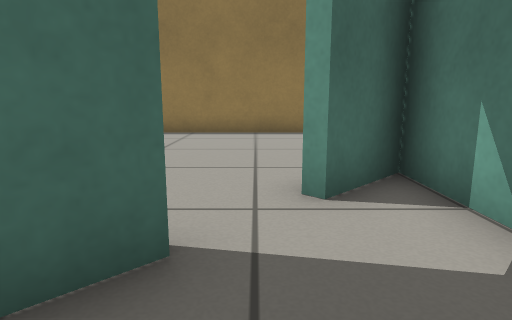
View 1 (above)

20 first-person views from a walk through a world built for the Gazebo simulator. The camera is 0.5 m above the floor, tilts 10° down and sees 75° across. The floor is counted in squares, 0.5 m on a side. Each view is taken from the middle of a square. On the plan, view 1 faces up. The plan holds only what a view shows up to about 12 squares ahead; the rest is blank.

View 2
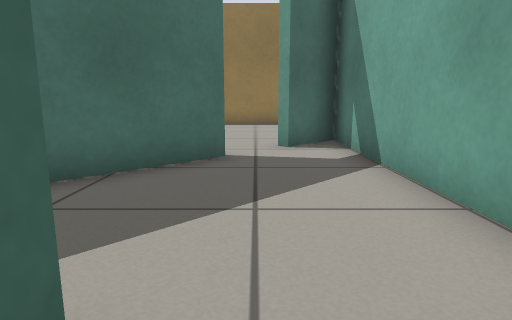

View 3
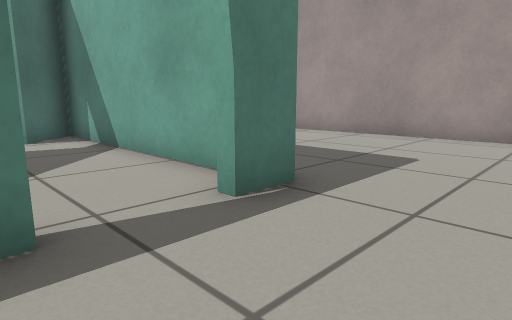

View 4
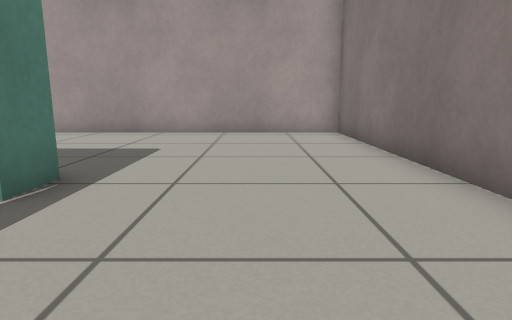

View 5
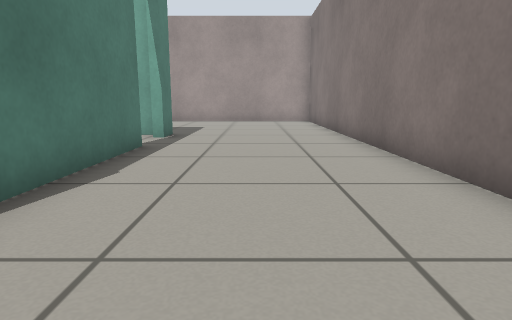

View 6
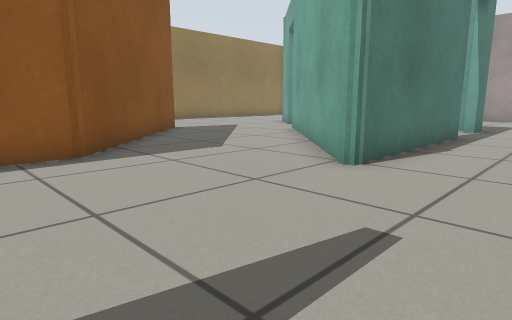

View 7
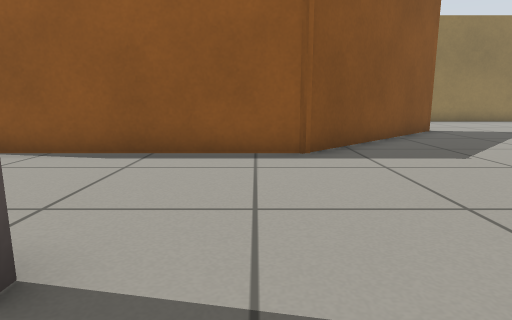

View 8
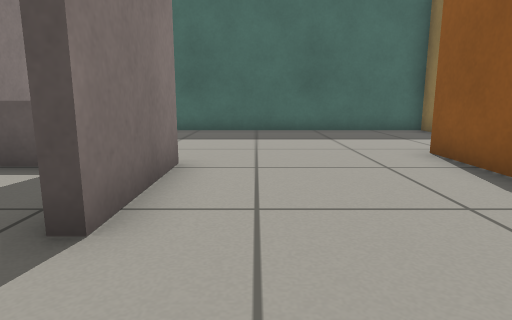

View 9
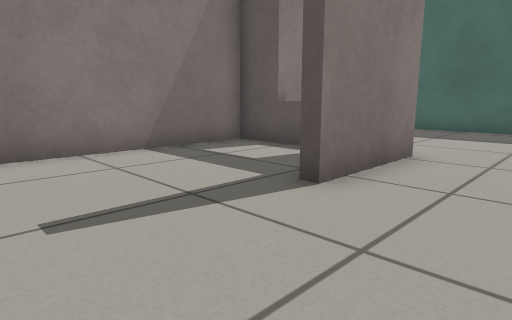

View 10
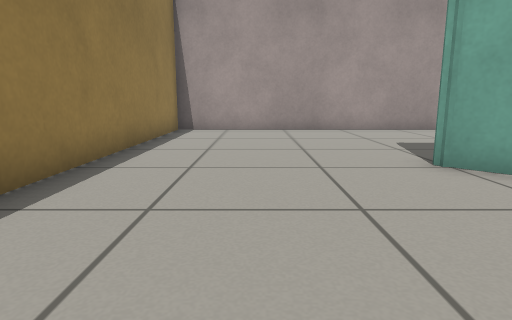

View 11
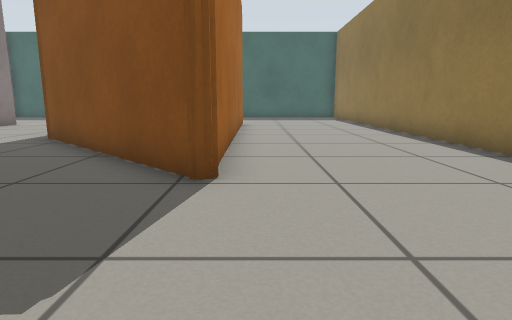

View 12
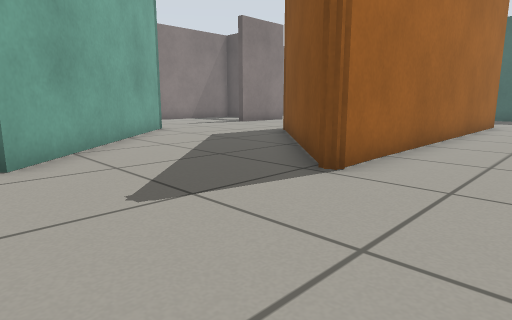

View 13
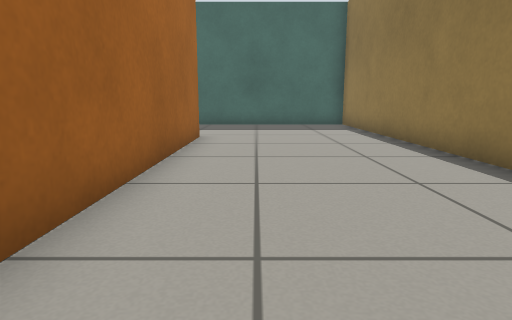

View 14
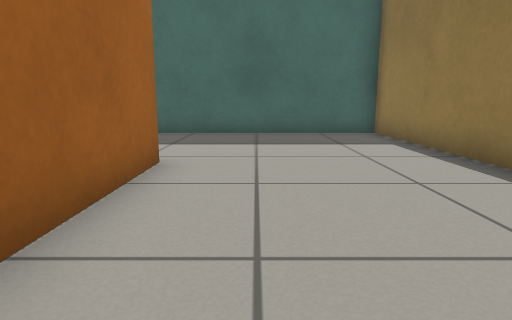

View 15
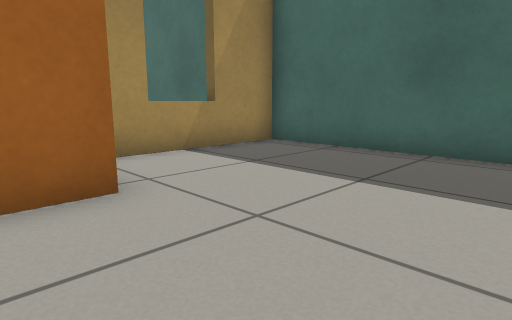

View 16
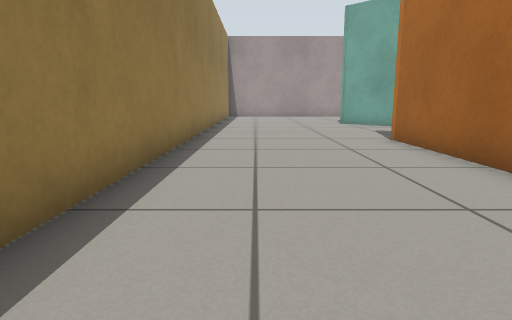

View 17
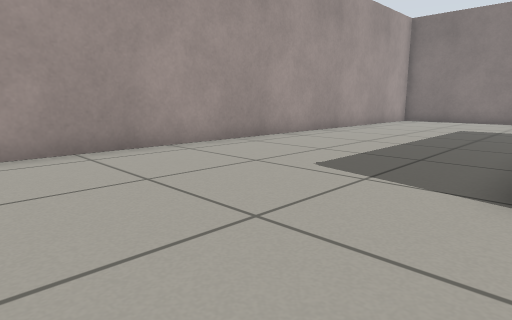

View 18
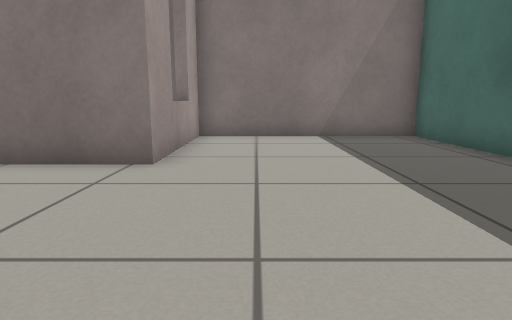

View 19
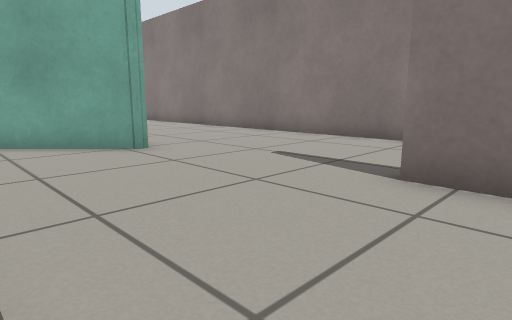

View 20
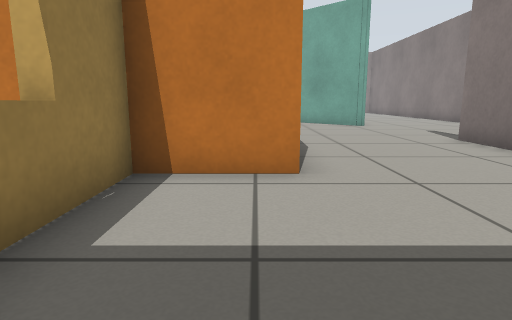

### Floor plan
Points are (right, up) in squares from view 1. A wall is a line through its corners. A room is listed if a view was taken in it or the views show most of it. See-through windows are left out.
Room 1 (view 1)
walls: (-0.5, 2.1) (-2.6, 0); (2, -3) (2, 4.6) (0.6, 3.2)
ways out: open door at (0, 3) to room 2; open door at (0.5, -3) to room 2
Room 2 (views 2, 3, 4, 5, 6, 7, 8, 9, 10, 11, 12, 13, 14, 15, 16, 17, 18, 19, 20)
walls: (-0.5, -3.4) (-6.5, -3.4) (-0.7, 2.3); (1.5, 4.5) (2.2, 5.2); (2.4, -3.4) (1.3, -3.4); (-15.5, 5.4) (-4.3, 5.4) (-4.1, 5.3) (-9, 0.4) (-15.5, 0.4); (-14.1, -6.2) (-14.1, -8.6) (8.8, -8.6) (8.8, 10.8) (-20.6, 10.8) (-20.6, 3) (-16.4, 3); (-19.8, 2.7) (-20.6, 2.7) (-20.6, -8.6) (-14.4, -8.6) (-14.4, -4.3) (-11.2, -4.3)
low walls: (-15.5, 0.4) (-15.5, 2.7) (-18, 2.7)
ways out: open door at (0, 3) to room 1; open door at (0.5, -3) to room 1

Positions as (right, up) in squares from view 1, and headings:
1: (0, 0), facing up
2: (0, -4), facing up
3: (-1, -6), facing up-right
4: (-2, -6), facing right
5: (-8, -6), facing right
6: (-11, -6), facing up-right
7: (-10, -6), facing up
8: (-9, -3), facing left
9: (-8, -2), facing down-left
10: (-3, 8), facing right
11: (0, 6), facing left
12: (0, 8), facing down-left
13: (-6, 7), facing left
14: (-10, 7), facing left
15: (-14, 9), facing down-left
16: (-13, 9), facing right
17: (2, 9), facing down-right
18: (-16, 1), facing down
19: (-13, 0), facing down-right
20: (-20, 1), facing right
